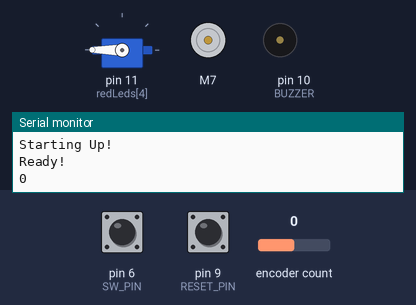
This sketch was run on a simulated Arduino Leonardo, built with avr-gcc and run on an emulated ATmega32U4. Shown: servo, DC motor (green arrow = forward, orange = backward, longer = faster), buzzer (waves = sounding), the last lines printed to the serial monitor. The inputs (shaded band) are chosen by the test bench; at power-on: pin 6 (SW_PIN) HIGH, pin 9 (RESET_PIN) HIGH, encoder count 0.

Above: at 7.6 s.
7.7 s: pin 6 (SW_PIN) pulled LOW for 0.15 s
At 9.19 s:
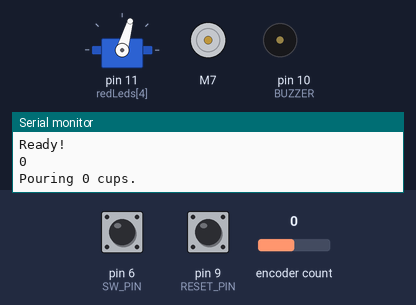
15.4 s: pin 6 (SW_PIN) pulled LOW for 1 s
At 15.57 s:
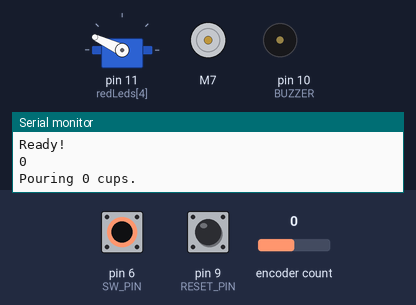
Timing chart, 0 to 22.9 s (numbered marks = the images above; inputs shaded):
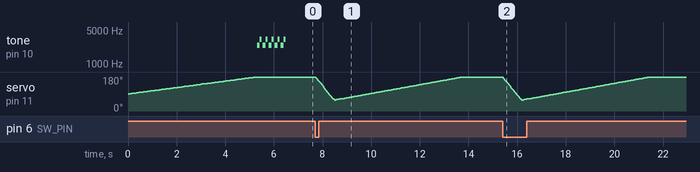

The sketch:

DrinkDispense.ino
```cpp
/*
 * PCF8575    ----- WeMos
 * A0         ----- GRD
 * A1         ----- GRD
 * A2         ----- GRD
 * VSS        ----- GRD
 * VDD        ----- 5V/3.3V
 * SDA        ----- GPIO_4(PullUp)
 * SCL        ----- GPIO_5(PullUp)
 *
 * P0     ----------------- LED0
 * P1     ----------------- LED1
 * P2     ----------------- LED2
 * P3     ----------------- LED3
 * P4     ----------------- LED4
 * P5     ----------------- LED5
 * P6     ----------------- LED6
 * P7     ----------------- LED7
 * P8     ----------------- LED8
 * P9     ----------------- LED9
 * P10     ----------------- LED10
 * P11     ----------------- LED11
 * P12     ----------------- LED12
 * P13     ----------------- LED13
 * P14     ----------------- LED14
 * P15     ----------------- LED15
*/
#define DEBUG false
#ifdef DEBUG
#define debug(x) Serial.print(x)
#define debugln(x) Serial.println(x)
#else
#define debug(x)
#define debugln(x)
#endif


#include "PCF8575.h"   // https://github.com/xreef/PCF8575_library
#include <ezButton.h>  // the library to use for SW pin
#include "VarSpeedServo.h"
#include <Encoder.h>
#include <L298N.h>
//io exp on A4 and A5
#define CLK_PIN 2
// #define INT 9
#define DT_PIN 4
#define SW_PIN 6
#define DIRECTION_CW 0   // clockwise direction
#define DIRECTION_CCW 1  // counter-clockwise direction
#define RESET_PIN 9
#define NUM_CUPS 6
#define IN1 7
#define IN2 8
#define EN 5
#define POUR_DURATION 500  //Need to test (in milliseconds)
#define SERVO_PIN 11
#define BUZZER 10
#define home 180
#define dir 1

volatile int counter = 0;
volatile int direction = DIRECTION_CW;
volatile unsigned long last_time;  // for debouncing
int prev_counter;
int rst = false;
bool go = true;
bool lightsOn = true;
int angleVar = 16;
const int whiteLeds[] = { 0, 1, 2, 3, 4, 5 };
const int redLeds[] = { 15, 14, 13, 12, 11, 10 };
ezButton button(SW_PIN);  // create ezButton object that attach to pin 4
ezButton reset(RESET_PIN);
L298N motor(EN, IN1, IN2);
VarSpeedServo myservo;  // create servo object to control a servo
int oldPosition = -999;
long newPosition = 0;
// Set i2c address
PCF8575 pcf8575(0x20);
Encoder myEnc(DT_PIN, CLK_PIN);
void setup() {
  myservo.attach(11);             // attaches the servo on pin 9 to the servo object
  myservo.write(home, 11, true);  // set the intial position of the servo, as fast as possible, delay until done //////Need to deside initial position
  Serial.begin(115200);
  debugln("Starting Up!");
  pinMode(CLK_PIN, INPUT);
  pinMode(DT_PIN, INPUT);
  pinMode(SW_PIN, INPUT_PULLUP);
  pinMode(RESET_PIN, INPUT);
  pinMode(BUZZER, OUTPUT);
  button.setDebounceTime(100);  // set debounce time to 50 milliseconds
  button.setCountMode(COUNT_RISING);
  reset.setDebounceTime(100);
  motor.setSpeed(255);


  // use interrupt for CLK pin is enough
  // call ISR_encoderChange() when CLK pin changes from LOW to HIGH
  // attachInterrupt(digitalPinToInterrupt(CLK_PIN), ISR_encoderChange, RISING);
  // attachInterrupt(digitalPinToInterrupt(RESET_PIN), ISR_rst, RISING);


  // Set pinMode to OUTPUT
  for (int i = 0; i < 16; i++) {
    pcf8575.pinMode(i, OUTPUT);
  }
  pcf8575.begin();
  debugln("Ready!");
  // for (int j = 0; j < 1; j++) {
  for (int k = 230; k < 255; k += 5) {
    chirp(100, 200);
    delay(50);
    chirp(100, 150);
    delay(50);
  }
  // }
}

void loop() {

  button.loop();
  reset.loop();
  motor.stop();
  newPosition = myEnc.read();
  encoderChange();
  if (digitalRead(SW_PIN) == LOW) pour();
  if (lightsOn) {
    for (int j = 0; j < NUM_CUPS; j++) {
      setLED(j, LOW, 2);
    }
    for (int i = counter; i < NUM_CUPS; i++) {
      setLED(i, LOW, 1);
    }
    for (int c = 0; c < counter; c++) {
      setLED(c, HIGH, 1);
    }
  }
  //check if it needs to prime
  if (!digitalRead(RESET_PIN)) {
    debugln("Prime??");
    for (int i = 0; i < NUM_CUPS; i++) {
      setLED(i, true, 2);
    }
    delay(1500);
    if (!digitalRead(RESET_PIN)) prime();
    for (int i = 0; i < NUM_CUPS; i++) {
      setLED(i, false, 2);
    }
  }
}


void encoderChange() {

  if (newPosition != oldPosition) {
    oldPosition = newPosition;
    counter = (newPosition / 4);
    if ((millis() - last_time) < 100)  // debounce time is 50ms
      return;

    last_time = millis();

    if (counter > NUM_CUPS) {
      counter = NUM_CUPS;
      myEnc.write(NUM_CUPS * 4);  //needs to be mult by 4, not sure why
      debugln("MAX");
    } else if (counter < 0) {
      counter = 0;
      myEnc.readAndReset();
    }
    debugln(counter);
    lightsOn = true;
  }
  return;
}
void pour() {
  //   int list[] = { 135, 115, 98, 79, 60, 42 };
  int list[] = { 150, 133, 113, 95, 75, 55 };
  myservo.write(58, 100, true);
  debug("Pouring ");
  debug(counter);
  debugln(" cups.");
  int angle = 5;
  rst = false;
  if (counter > NUM_CUPS) counter = NUM_CUPS;
  for (int i = counter; i >= 1; i--) {
    debug("Pouring cup number ");
    debugln(counter - i + 1);
    myservo.write(list[i - 1], 45, true);
    // if (i == counter) {
    //   dispense(true);
    //   delay(75);
    // }
    dispense(true);
    delay(POUR_DURATION);
    debug("elapsed time: ");
    debugln(POUR_DURATION);
    motor.stop();
    setLED(i - 1, true, 2);
    setLED(i - 1, false, 1);
    for (int j = 0; j > 3; j++) {
      chirp(100, 200);
      delay(250);
      chirp(100, 180);
      delay(250);
    }
    delay(1000);
  }
  myservo.write(home, 15, true);
  lightsOn = false;
  return;
}

void prime() {
  debugln("Priming");
  counter = 0;
  int prevCounter = counter;

  //flash all LEDs 6 times
  for (int j = 0; j < 6; j++) {
    for (int i = 0; i < NUM_CUPS; i++) {
      setLED(i, false, 1);
      setLED(i, false, 2);
    }
    delay(100);
    for (int i = 0; i < NUM_CUPS; i++) {
      setLED(i, true, 1);
      setLED(i, true, 2);
    }
    delay(100);
  }
  int count = 0;
  go = true;
  button.resetCount();
  myservo.write(100, 35, true);
  myservo.write(150, 25, true);
  for (int i = 0; i < NUM_CUPS; i += 2) {
    setLED(i, true, 1);
    setLED(i + 1, true, 2);
  }
  //turn on pump for short intervals of time to prime tube
  while (go) {
    button.loop();
    count = button.getCount();
    if (count > prevCounter) {
      prevCounter = count;
      dispense(true);
      delay(500);
      motor.stop();
      debug("Pour: ");
      debugln(count);
      debugln(counter);
    }
    if (!digitalRead(RESET_PIN) == true) go = false;
  }
  dispense(false);
  delay(1000);
  motor.stop();
  //turn LEDs off to show that priming is complete
  for (int i = 0; i < NUM_CUPS; i++) {
    setLED(i, false, 1);
    setLED(i, false, 2);
  }
  debugln("Priming complete");
  myservo.write(home, 15, true);
  return;
}


void setLED(int w, bool state, int color) {
  if (color == 1)
    pcf8575.digitalWrite(redLeds[w], state);
  if (color == 2)
    pcf8575.digitalWrite(whiteLeds[w], state);
  return;
}


void dispense(bool out) {
  if (out) {  //pour
    if (dir == 1)
      motor.forward();
    else
      motor.backward();
  } else {  //suck
    if (dir == 1) {
      motor.backward();
    } else {
      motor.forward();
    }
  }
}
void chirp(int duration, int freq) {
  for (int i = 0; i < duration * 2; i++) {
    digitalWrite(BUZZER, 255);
    delayMicroseconds(freq);
    digitalWrite(BUZZER, 0);
    delayMicroseconds(freq);
  }
  return;
}
```
